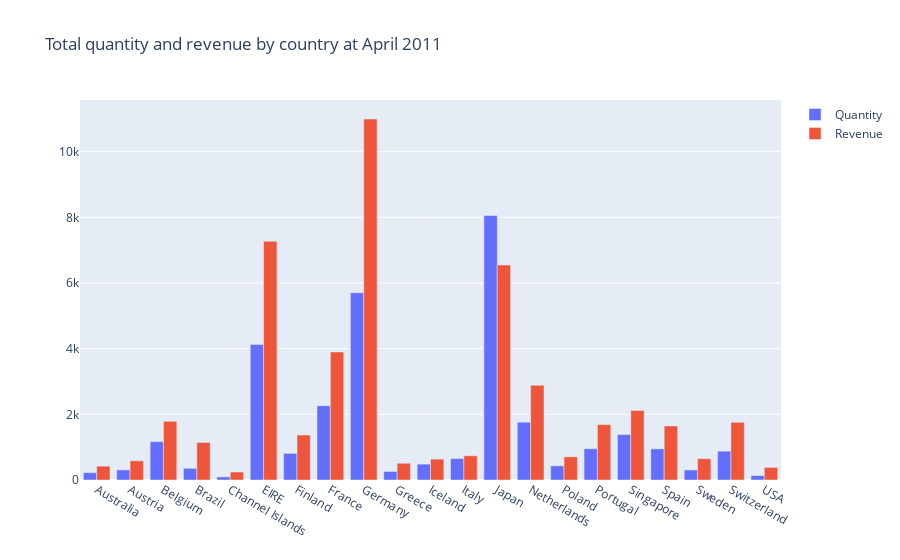

Notebook code cell kept with this figure:
### Code cell
data = april_2011[['Country','Quantity','Revenue']].groupby('Country').sum()
fig = go.Figure(data=[
    go.Bar(name='Quantity', x=data.index, y=data.Quantity),
    go.Bar(name='Revenue',  x=data.index, y=data.Revenue)
])
fig.update_layout(title_text='Total quantity and revenue by country at April 2011')
fig

### Figure 1 — Plotly figure (JSON) as saved in the notebook; plotly's stock layout.template omitted (floating-point values rounded to 4 significant figures)
{"data": [{"name": "Quantity", "type": "bar", "x": ["Australia", "Austria", "Belgium", "Brazil", "Channel Islands", "EIRE", "Finland", "France", "Germany", "Greece", "Iceland", "Italy", "Japan", "Netherlands", "Poland", "Portugal", "Singapore", "Spain", "Sweden", "Switzerland", "USA"], "y": [224, 308, 1170, 356, 96, 4129, 810, 2265, 5702, 260, 483, 653, 8058, 1762, 432, 951, 1384, 948, 306, 878, 137]}, {"name": "Revenue", "type": "bar", "x": ["Australia", "Austria", "Belgium", "Brazil", "Channel Islands", "EIRE", "Finland", "France", "Germany", "Greece", "Iceland", "Italy", "Japan", "Netherlands", "Poland", "Portugal", "Singapore", "Spain", "Sweden", "Switzerland", "USA"], "y": [421.6, 584.8, 1788.0, 1144.0, 243.0, 7270.0, 1369.0, 3899.0, 10990.0, 509.7, 636.2, 737.8, 6549.0, 2887.0, 705.8, 1688.0, 2119.0, 1646.0, 649.1, 1757.0, 383.9]}], "layout": {"title": {"text": "Total quantity and revenue by country at April 2011"}}}
